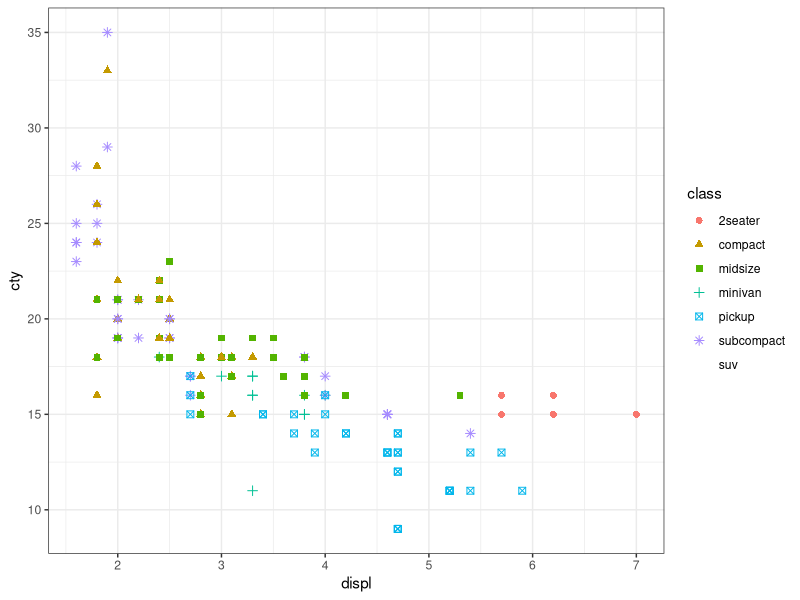
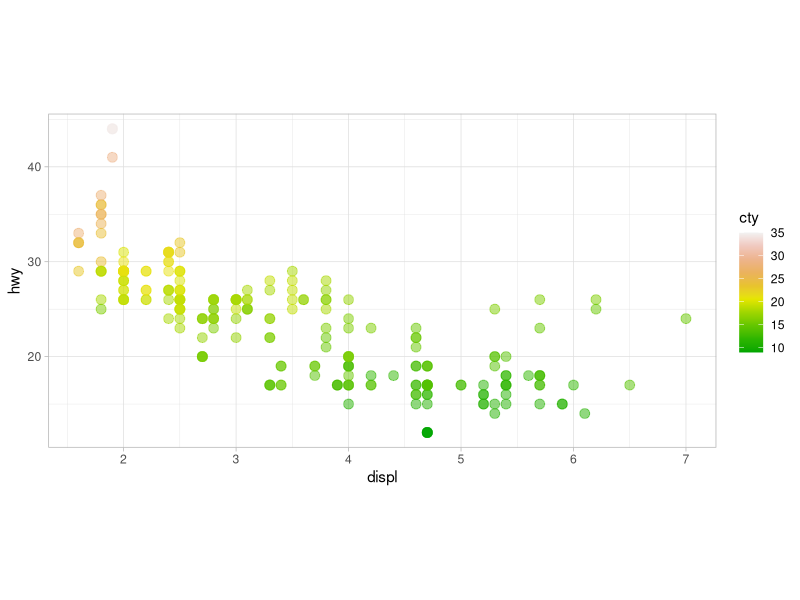
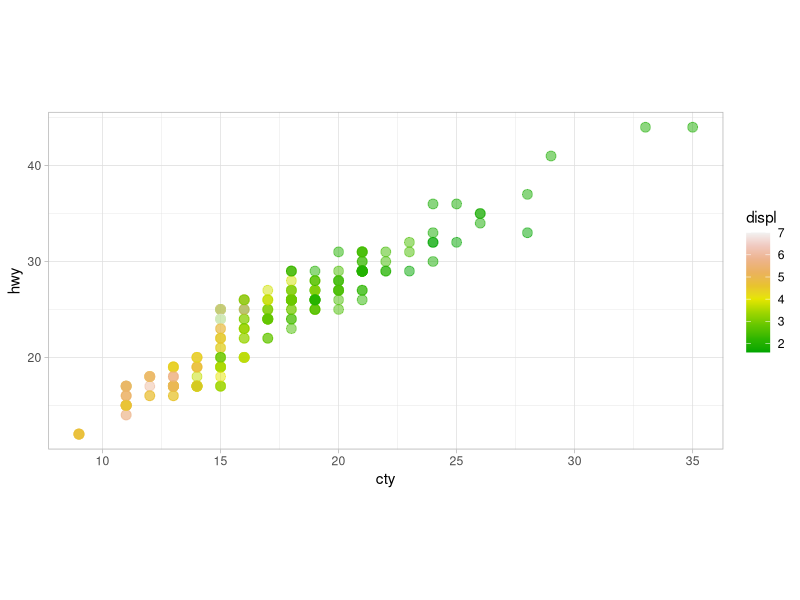
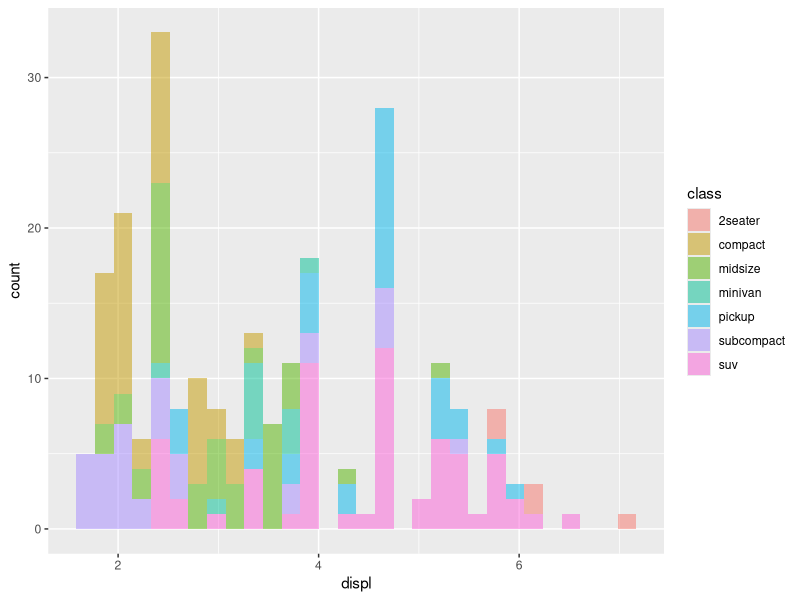
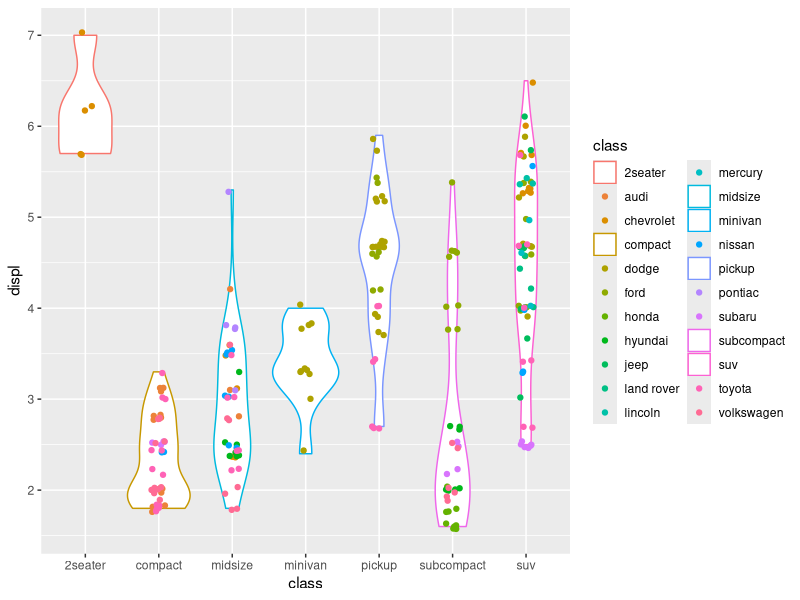
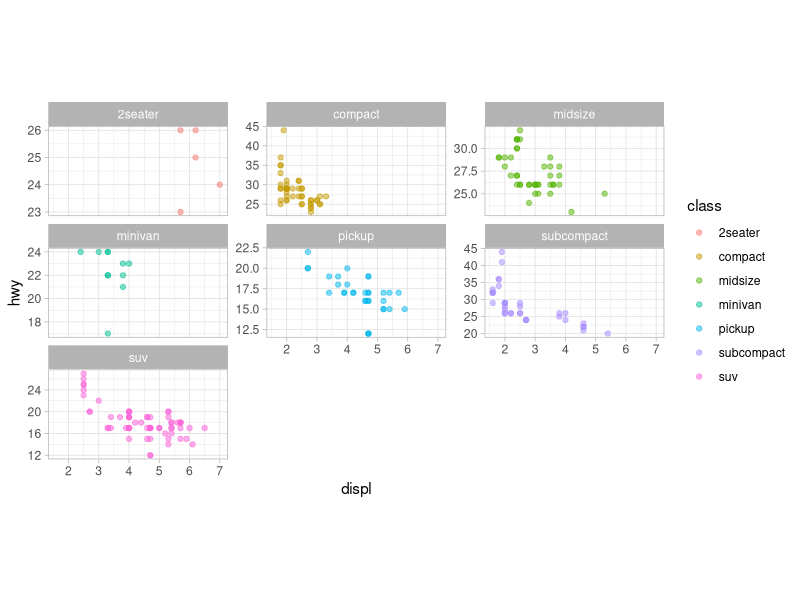
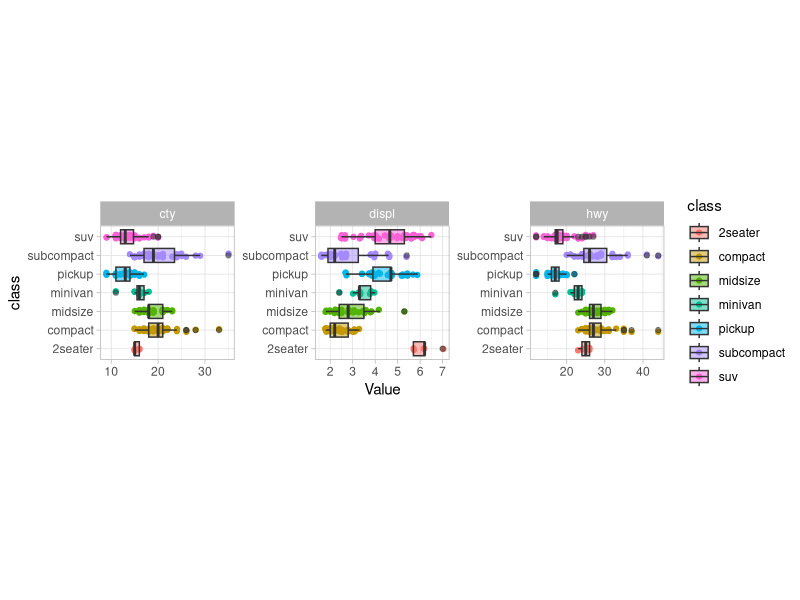
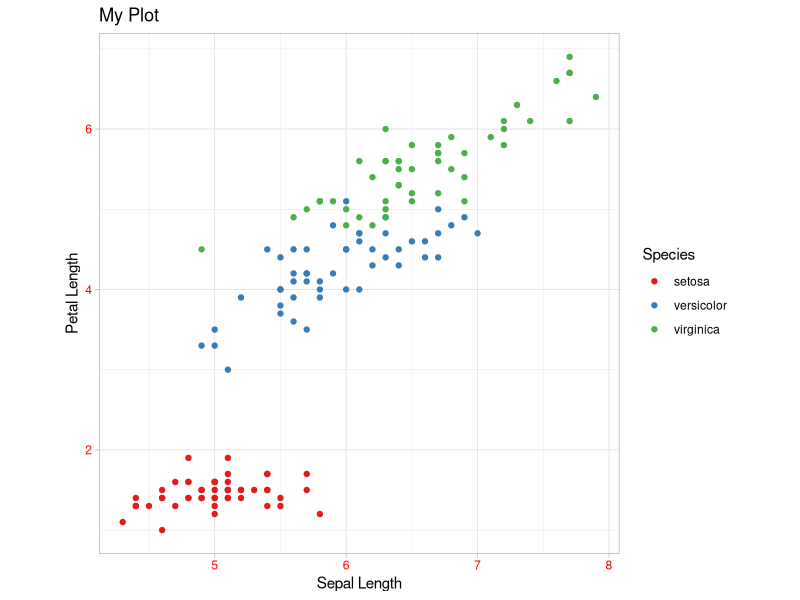

Here is the R script that generated these plots, in order:
## ---- chunk 1
knitr::opts_chunk$set(echo = TRUE)
## ---- chunk 2
## BASIC ASSIGNMENTS  #########################
a <- 1
A <- 2
mystring <- "fmach"   ## note the double quotes
myboolean <- TRUE
## ---- chunk 3
myvector <- c(1,2,3,4)

## and this is the help for c!
?c

## ---- chunk 4
## assignment by name
u <- c("carlo" = 2, "due" = 10)

## how can I look inside a multidimensional object?
myvector[3]

## or only change the second element of my object
myvector[2] <- 30

## this gives me the third element of the  vector, remember that the first element in the 
## remember that R is counting from one and not zero
## if I want to construct a 2d array ...

myarray <- matrix(seq(1,25,1), nrow = 5, ncol = 5)

myarray

## ---- chunk 5
## the content can be accessed
myarray[2,3] ## one element
myarray[1,]  ## one row!

## square brakets can be used in a quite flexible way to select elements
## matching specific properties

myarray[myarray > 10]
myarray[myarray[1,] >3,]

## when you have multidimensional objects it is often useful give
## a name to the eleents

vector.with.names <- c("one" = 1, "two" = 2, "three" = 3)

## in this way I can access the second element either as
vector.with.names[2]
##or
vector.with.names["two"]

## with two dimensional or more dimensional objects rownames and colum names are useful
## exactly as in excel
## ---- chunk 6

mymonths <- c("Jan","Feb","Mar",
              "Apr","May","Jun",
              "Jul","Aug","Sep",
              "Oct","Nov","Dec")
days <- c(31,28,31,30,31,30,31,31,30,31,30,31)
season <- c(rep(c("winter","spring","summer","autumn"), each = 3))

yeardf <- data.frame("month" = mymonths, "length" = days, "season" = season,
                     stringsAsFactors = FALSE)

factor(yeardf$season)


## if I want to use a list ...
yearlist <- list("month" = mymonths, "length" = days, "season" = season)
yearlist[["length"]]

## ---- chunk 7
## I load my first package!
library(tidyverse)

## and also some data
data(mpg)

## as we discussed this shows the first lines of the data.frame
head(mpg)
## ---- chunk 8
## a first glance on the data
summary(mpg)
## ---- chunk 9
## my first plot .... engine displacement, miles per gallon
ggplot(data = mpg) +
  geom_point(mapping = aes(x = displ, y = cty, col = class, shape = class), size = 2) +
  theme_bw()
  
## ---- chunk 10
ggplot(data = mpg) +
  ## on the canvas plot points linking their eastetics to the column names!
  geom_point(mapping = aes(x = displ, y = hwy, col = cty),  
             size = 3, 
             alpha = 0.5) +
  scale_color_gradientn(colours = terrain.colors(10)) + 
  ## add additional general aestetics
  theme_light() +
  theme(aspect.ratio = 0.5)

## ---- chunk 11
ggplot(data = mpg) +
  ## on the canvas plot points linking their eastetics to the column names!
  geom_point(mapping = aes(x = cty, y = hwy, col = displ),  
             size = 3, 
             alpha = 0.5) +
  scale_color_gradientn(colours = terrain.colors(10)) + 
  ## add additional general aestetics
  theme_light() +
  theme(aspect.ratio = 0.5)
## ---- chunk 12
## histograms, scales free
ggplot(data = mpg) +
  geom_histogram(mapping = aes(x = displ, fill = class), alpha = 0.5) 
## ---- chunk 13
## or jitter!
ggplot(mpg,aes(x = class, y = displ)) +
  geom_violin(aes(col = class)) + 
  geom_jitter(aes(col = manufacturer), width = 0.1)
  

## ---- chunk 14
## geom_jitter
## geom_histogram
## geom_line
## geom_point
## geom_density
## ---- chunk 15
## group specific subplots
ggplot(data = mpg) + 
  geom_point(mapping = aes(x = displ, y = hwy, col = class), alpha = 0.5) +
  facet_wrap(~class, scales = "free_y") + 
  theme_light() +
  theme(aspect.ratio = 0.5)
## ---- chunk 16
## the function "pivot longer" goes from wide to long format. To do that it is necessary to provide the name 
## of two new columns: the one which will store the variable names and the one which will collect the values
## here we call them "Property" and "value"
mpglong <- pivot_longer(mpg, 
                        cols = c("displ","cty","hwy"),  ## these are the names of the column we are "collecting"
                   names_to = "Property", 
                   values_to = "Value")  

mpglong
## ---- chunk 17
ggplot(mpglong) + 
  geom_jitter(aes(x = class, y = Value, col = class), width = 0.1) + 
  geom_boxplot(aes(x = class, y = Value, fill = class), alpha = 0.5) + 
  facet_wrap(~Property, scales = "free") + 
  coord_flip() +         ### switch the axis to show the names ...
  theme_light() + 
  theme(aspect.ratio = 1)
## ---- chunk 18
## here is the starting of the story ....
data(iris)

head(iris)
## ---- chunk 19
ggplot(iris) + 
  geom_point(aes(x = Sepal.Length, y = Petal.Length, col = Species)) + 
  theme_light() + 
  ylab("Petal Length") + 
  xlab("Sepal Length") + 
  ggtitle("My Plot") + 
  scale_color_brewer(palette = "Set1") + 
  theme(aspect.ratio = 1,
        axis.text = element_text(color = "red"))
## ---- chunk 20
irislong <- pivot_longer(iris, c("Sepal.Length","Sepal.Width","Petal.Length","Petal.Width"),
                         names_to = "Proprietà",
                         values_to = "Valore")
## ---- chunk 21
ggplot(irislong, aes(x = Species, y = Valore, col = Species)) + 
  geom_boxplot(aes(fill = Species), alpha = 0.5) + 
  geom_jitter(width = 0.1, size = 0.4) + 
  facet_wrap(~Proprietà, scales = "free_y") + 
  xlab("") + 
  theme_light() + 
  theme(aspect.ratio = 0.8,
        strip.text = element_text(colour = "black"))
  
## ---- chunk 22
library(readr)
wines <- read_csv("data/wines.csv")
View(wines)
